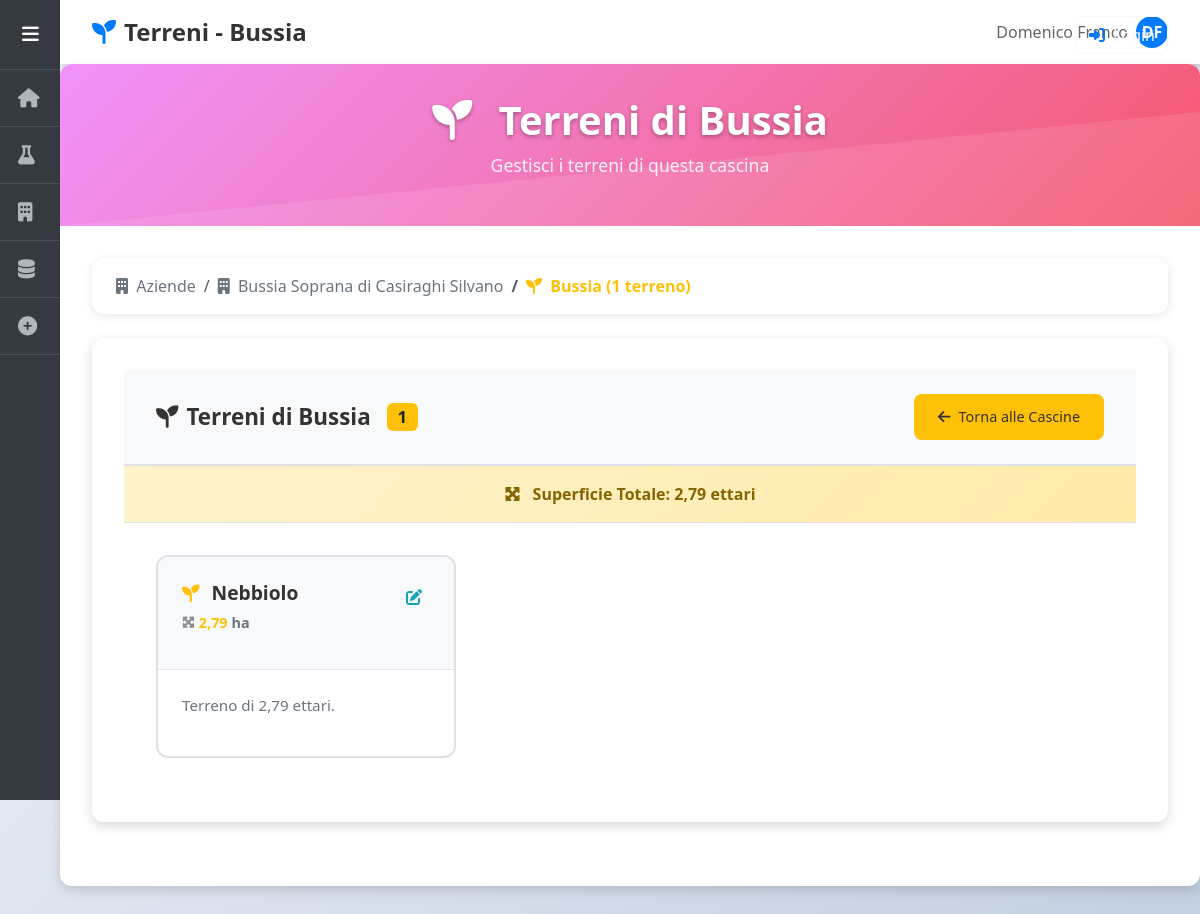
Page /aziende/cascine/203/terreni/ on the committed database.
### domenico/models.py (models this page shows, shortened)
class Cascina(models.Model):
    nome = models.CharField(max_length=200)
    cliente = models.ForeignKey(Cliente, on_delete=models.CASCADE, related_name='cascine')
    contoterzista = models.ForeignKey(
        Contoterzista,
        on_delete=models.SET_NULL,
        null=True,
        blank=True,
        related_name='cascine',
        help_text="Contoterzista responsabile per questa cascina (opzionale)"
    )

class Cliente(models.Model):
    nome = models.CharField(max_length=200)
    creato_il = models.DateTimeField(auto_now_add=True)

class Terreno(models.Model):
    nome = models.CharField(max_length=200)
    cascina = models.ForeignKey(Cascina, on_delete=models.CASCADE, related_name='terreni')
    superficie = models.DecimalField(
        max_digits=10,
        decimal_places=2,
        validators=[MinValueValidator(0.01)],
        help_text="Superficie in ettari"
    )
    class Meta:
        verbose_name = "Terreno"
        verbose_name_plural = "Terreni"

### domenico/views.py (the view)
# urls.py: path('aziende/cascine/<int:cascina_id>/terreni/', views.aziende_terreni, name='aziende_terreni'),
def aziende_terreni(request, cascina_id):
    from django.db.models import Q
    from django.db.models.functions import Lower
    search_query = request.GET.get('search', '').strip()
    cascina = get_object_or_404(
        Cascina.objects.select_related('cliente', 'contoterzista'),
        id=cascina_id
    )
    terreni = cascina.terreni.all()
    if search_query:
        terreni = terreni.filter(
            Q(nome__icontains=search_query) |
            Q(coltura__icontains=search_query)
        )
    terreni = terreni.order_by(Lower('nome'))
    context = {
        'cascina': cascina,
        'cliente': cascina.cliente,
        'terreni': terreni,
        'search_query': search_query,
        'total_count': terreni.count(),
        'breadcrumb_level': 'terreni'
    }
    return render(request, 'aziende_terreni.html', context)

### domenico/templatetags/aziende_extras.py (called while the page is built, shortened)
@register.filter
def total_superficie(items):
    total = 0.0
    if not items:
        return 0.0
    if hasattr(items, 'all'):  # QuerySet
        for item in items.all():
            if hasattr(item, 'superficie'):
                total += float(item.superficie or 0)
    return round(total, 2)

### domenico/templates/aziende_terreni.html (shortened to what this page needs)
{% extends 'base.html' %}
{% load aziende_extras %}
{% block page_title %}Terreni - {{ cascina.nome }}{% endblock %}
{% block page_icon %}<i class="fas fa-seedling"></i>{% endblock %}
{% block content %}
<div class="page-header">
    <div class="page-header-content">
        <h1>
            <i class="fas fa-seedling me-3"></i>
            Terreni di {{ cascina.nome }}
        </h1>
        <p>Gestisci i terreni di questa cascina</p>
    </div>
</div>
<div class="breadcrumb-container">
    <nav aria-label="breadcrumb">
        <ol class="breadcrumb">
            <li class="breadcrumb-item">
                <a href="{% url 'aziende' %}">
                    <i class="fas fa-building me-1"></i>
                    Aziende
                </a>
            </li>
            <li class="breadcrumb-item">
                <a href="{% url 'aziende_cascine' cliente.id %}">
                    <i class="fas fa-building me-1"></i>
                    {{ cliente.nome }}
                </a>
            </li>
            <li class="breadcrumb-item active">
                <i class="fas fa-seedling me-1"></i>
                {{ cascina.nome }} ({{ terreni|length }} terren{{ terreni|length|pluralize:"o,i" }})
            </li>
        </ol>
    </nav>
</div>
<div class="content-area">
    <div class="content-header">
        <h2 class="content-title">
            <i class="fas fa-seedling"></i>
            Terreni di {{ cascina.nome }}
            <span class="badge bg-warning text-dark ms-2">{{ terreni|length }}</span>
        </h2>
        <a href="{% url 'aziende_cascine' cliente.id %}" class="back-button">
            <i class="fas fa-arrow-left"></i>
            Torna alle Cascine
        </a>
    </div>
    {% if terreni %}
    <div class="superficie-summary">
        <i class="fas fa-expand-arrows-alt me-2"></i>
        Superficie Totale: {{ terreni|total_superficie }} ettari
    </div>
    {% endif %}
    <div class="items-grid">
        {% for terreno in terreni %}
        <div class="item-card">
            <div class="item-header">
                <div class="item-title">
                    <div class="item-title-content">
                        <div class="item-title-text">
                            <i class="fas fa-seedling item-icon"></i>
                            <span>{{ terreno.nome }}</span>
                        </div>
                        <div class="item-stats">
                            <div class="stat-item">
                                <i class="fas fa-expand-arrows-alt stat-icon"></i>
                                <span class="stat-value">{{ terreno.superficie|floatformat:2 }}</span> ha
                            </div>
                        </div>
                    </div>
                    <i class="fas fa-edit edit-icon" onclick="editItem(event, {{ terreno.id }}, 'terreno', '{{ terreno.nome|escapejs }}', {{ terreno.superficie }})" title="Modifica terreno"></i>
                </div>
            </div>
            <div class="item-content">
                <div class="item-description">
                    Terreno di {{ terreno.superficie|floatformat:2 }} ettari{% if terreno.coltura %} coltivato a {{ terreno.coltura }}{% endif %}.
                </div>
            </div>
        </div>
        {% empty %}
        <div class="empty-state">
            <i class="fas fa-seedling"></i>
            <h4>Nessun Terreno Trovato</h4>
            <p>La cascina "{{ cascina.nome }}" non ha ancora terreni associati.</p>
        </div>
        {% endfor %}
    </div>
</div>
{% endblock %}

### domenico/templates/base.html (style rules this page uses)
:root { --sidebar-width: 60px; --sidebar-expanded-width: 200px; --sidebar-bg: #343a40; --sidebar-hover: #495057; --primary-color: #007bff; }
body { background-color: #f8f9fa; font-family: 'Segoe UI', Tahoma, Geneva, Verdana, sans-serif; }
.page-title i { margin-right: 0.5rem; color: var(--primary-color); }
.content-area { padding: 2rem; }

### domenico/templates/aziende_terreni.html (style rules this page uses)
:root { --primary-color: #007bff; --success-color: #28a745; --warning-color: #ffc107; --info-color: #17a2b8; --danger-color: #dc3545; --light-bg: #f8f9fa; --border-color: #dee2e6; --shadow: 0 2px 8px rgba(0,0,0,0.1); --shadow-lg: 0 4px 12px rgba(0,0,0,0.15); --border-radius: 12px; --gradient-primary: linear-gradient(135deg, #667eea 0%, #764ba2 100%); --gradient-success: linear-gradient(135deg, #11998e 0%, #38ef7d 100%); --gradient-warning: linear-gradient(135deg, #f093fb 0%, #f5576c 100%); }
body { background: linear-gradient(135deg, #f5f7fa 0%, #c3cfe2 100%); min-height: 100vh; }
.page-header { background: var(--gradient-warning); color: white; padding: 2rem 0; margin: -2rem -2rem 2rem -2rem; text-align: center; position: relative; overflow: hidden; }
.page-header::before { content: ''; position: absolute; top: 0; left: 0; right: 0; bottom: 0; background-size: cover; }
.page-header-content { position: relative; z-index: 2; }
.page-header h1 { font-size: 2.5rem; font-weight: 700; margin-bottom: 0.5rem; text-shadow: 0 2px 4px rgba(0,0,0,0.3); }
.page-header p { font-size: 1.1rem; opacity: 0.9; font-weight: 300; }
.breadcrumb-container { background: white; padding: 1rem 1.5rem; border-radius: var(--border-radius); box-shadow: var(--shadow); margin-bottom: 1.5rem; }
.breadcrumb { margin: 0; background: none; padding: 0; font-size: 1rem; }
.breadcrumb-item { font-weight: 500; }
.breadcrumb-item.active { color: var(--warning-color); font-weight: 600; }
.breadcrumb-item a { color: #6c757d; text-decoration: none; transition: color 0.3s ease; }
.content-area { background: white; border-radius: var(--border-radius); box-shadow: var(--shadow-lg); overflow: hidden; margin-bottom: 2rem; }
.content-header { background: var(--light-bg); padding: 1.5rem 2rem; border-bottom: 2px solid var(--border-color); display: flex; justify-content: space-between; align-items: center; }
.content-title { font-size: 1.4rem; font-weight: 600; color: #333; margin: 0; display: flex; align-items: center; gap: 0.5rem; }
.back-button { background: var(--warning-color); color: #333; border: none; padding: 0.75rem 1.5rem; border-radius: 8px; font-size: 0.9rem; font-weight: 500; transition: all 0.3s ease; text-decoration: none; display: inline-flex; align-items: center; gap: 0.5rem; }
.items-grid { display: grid; grid-template-columns: repeat(auto-fill, minmax(300px, 1fr)); gap: 1.5rem; padding: 2rem; }
.item-card { background: white; border: 2px solid var(--border-color); border-radius: var(--border-radius); transition: all 0.3s ease; position: relative; overflow: hidden; min-height: 180px; display: flex; flex-direction: column; }
.item-header { background: var(--light-bg); padding: 1.5rem; border-bottom: 1px solid var(--border-color); flex-shrink: 0; }
.item-title { font-size: 1.2rem; font-weight: 600; color: #333; margin-bottom: 0.75rem; display: flex; justify-content: space-between; align-items: flex-start; line-height: 1.3; }
.item-title-content { flex: 1; min-width: 0; }
.item-title-text { display: flex; align-items: center; gap: 0.75rem; }
.item-icon { color: var(--warning-color); font-size: 1.1rem; }
.edit-icon { color: var(--info-color); font-size: 1rem; cursor: pointer; padding: 0.5rem; border-radius: 6px; transition: all 0.3s ease; flex-shrink: 0; margin-left: 0.5rem; }
.item-stats { display: flex; flex-wrap: wrap; gap: 1rem; margin-top: 0.5rem; }
.stat-item { font-size: 0.9rem; color: #6c757d; display: flex; align-items: center; gap: 0.25rem; }
.stat-value { font-weight: 600; color: var(--warning-color); }
.stat-icon { font-size: 0.8rem; opacity: 0.8; }
.item-content { padding: 1.5rem; flex: 1; display: flex; flex-direction: column; justify-content: space-between; }
.item-description { color: #6c757d; font-size: 0.95rem; line-height: 1.5; margin-bottom: 1rem; }
.superficie-summary { background: linear-gradient(135deg, #fff3cd 0%, #ffeaa7 100%); padding: 1rem 2rem; text-align: center; font-weight: 600; color: #856404; border-bottom: 1px solid var(--border-color); }

### rows in the picture
Cascina: nome "Bussia"
Cliente: nome "Bussia Soprana di Casiraghi Silvano"
Terreno: cascina+superficie "2,79", nome "Nebbiolo", superficie "2,79"

### other values in the picture
{{ terreni|length }} "1"
